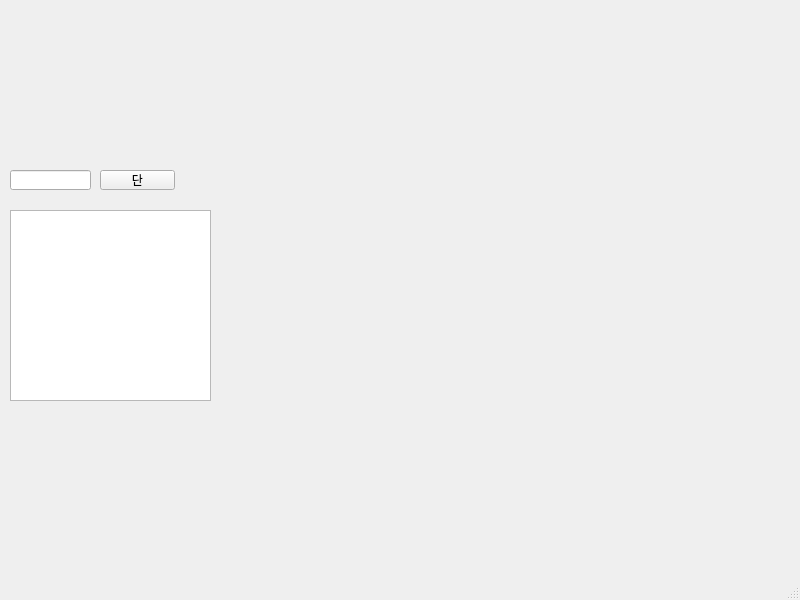
<?xml version="1.0" encoding="UTF-8"?>
<ui version="4.0">
 <class>click</class>
 <widget class="QMainWindow" name="click">
  <property name="geometry">
   <rect>
    <x>0</x>
    <y>0</y>
    <width>800</width>
    <height>600</height>
   </rect>
  </property>
  <property name="windowTitle">
   <string>MainWindow</string>
  </property>
  <property name="layoutDirection">
   <enum>Qt::LeftToRight</enum>
  </property>
  <property name="styleSheet">
   <string notr="true">text-align : center</string>
  </property>
  <widget class="QWidget" name="centralwidget">
   <widget class="QPushButton" name="pb">
    <property name="geometry">
     <rect>
      <x>100</x>
      <y>170</y>
      <width>75</width>
      <height>20</height>
     </rect>
    </property>
    <property name="text">
     <string>단</string>
    </property>
   </widget>
   <widget class="QLineEdit" name="le1">
    <property name="geometry">
     <rect>
      <x>10</x>
      <y>170</y>
      <width>81</width>
      <height>20</height>
     </rect>
    </property>
   </widget>
   <widget class="QTextEdit" name="tb">
    <property name="geometry">
     <rect>
      <x>10</x>
      <y>210</y>
      <width>201</width>
      <height>191</height>
     </rect>
    </property>
   </widget>
  </widget>
  <widget class="QMenuBar" name="menubar">
   <property name="geometry">
    <rect>
     <x>0</x>
     <y>0</y>
     <width>800</width>
     <height>21</height>
    </rect>
   </property>
  </widget>
  <widget class="QStatusBar" name="statusbar"/>
 </widget>
 <resources/>
 <connections/>
</ui>
